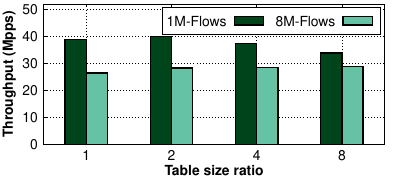

Reproduce this figure in gnuplot.
#!/usr/bin/gnuplot

### Input file
baseline_file = "csvs/1M-FlowsOFRXPPS.csv"
ref_file = "csvs/8M-FlowsOFRXPPS.csv"
y_scale=1

points_lw = 2
points_size = 1
line_width = 2

### Margins
bm_bottom = 0.13
tm_bottom = 0.98
lm = 0.15
rm = 0.99

font_type = "Helvetica,28"
font_type_bold = "Helvetica-Bold,28"

set terminal pdf color enhanced font "Helvetica,38" size 10cm,8cm;
set style fill solid 1 border -1 
set style boxplot nooutliers
set style boxplot fraction 1.00
set style data boxplot
set boxwidth 1
# set size square

# Margins
set bmargin at screen bm_bottom
set tmargin at screen tm_bottom
set lmargin at screen lm
set rmargin at screen rm

# Legend
set key outside opaque bottom Right title
#set key top right opaque
set border back
set key box linestyle 1 lt rgb("#000000")
set key horizontal maxrows 1
set key width 0.3
set key height 0.8
set key samplen 2.0
set key at 3.45, 41
set key font "Helvetica, 23"

#set key bottom Left left reverse box width 2
set xtics font "Helvetica, 23" 
set ytics font "Helvetica, 23"
# X-axis
set xlabel "Table size ratio" font "Helvetica-Bold,23"
set xlabel offset 0,1.6
set xtics offset 0,0.7 nomirror
set xtics border in scale 1,0.5 norotate autojustify mirror
set xrange [-0.5:3.5]

# Y-axis
set ylabel "Throughput (Mpps)" font "Helvetica-Bold,23"
set ylabel offset 3.2,0
set yrange [0:49]
set ytic 10
set ytics offset 0.7,0 nomirror
set tic scale 0.2

set grid

set style line 1 pointtype 6 pointsize points_size linewidth points_lw linecolor rgb '#00441b'
set style line 2 pointtype 4 pointsize points_size linewidth points_lw linecolor rgb '#238b45'
set style line 3 pointtype 8 pointsize points_size linewidth points_lw linecolor rgb '#66c2a4'
set style line 4 pointtype 10 pointsize points_size linewidth points_lw linecolor rgb '#0868ac'

# set terminal pdf size 10cm,10cm
set output 'throughput.pdf'

plot baseline_file using 2:xtic(1)  with histogram ls 1 title "1M-Flows", \
ref_file using 2 with histogram ls 3 title "8M-Flows"
